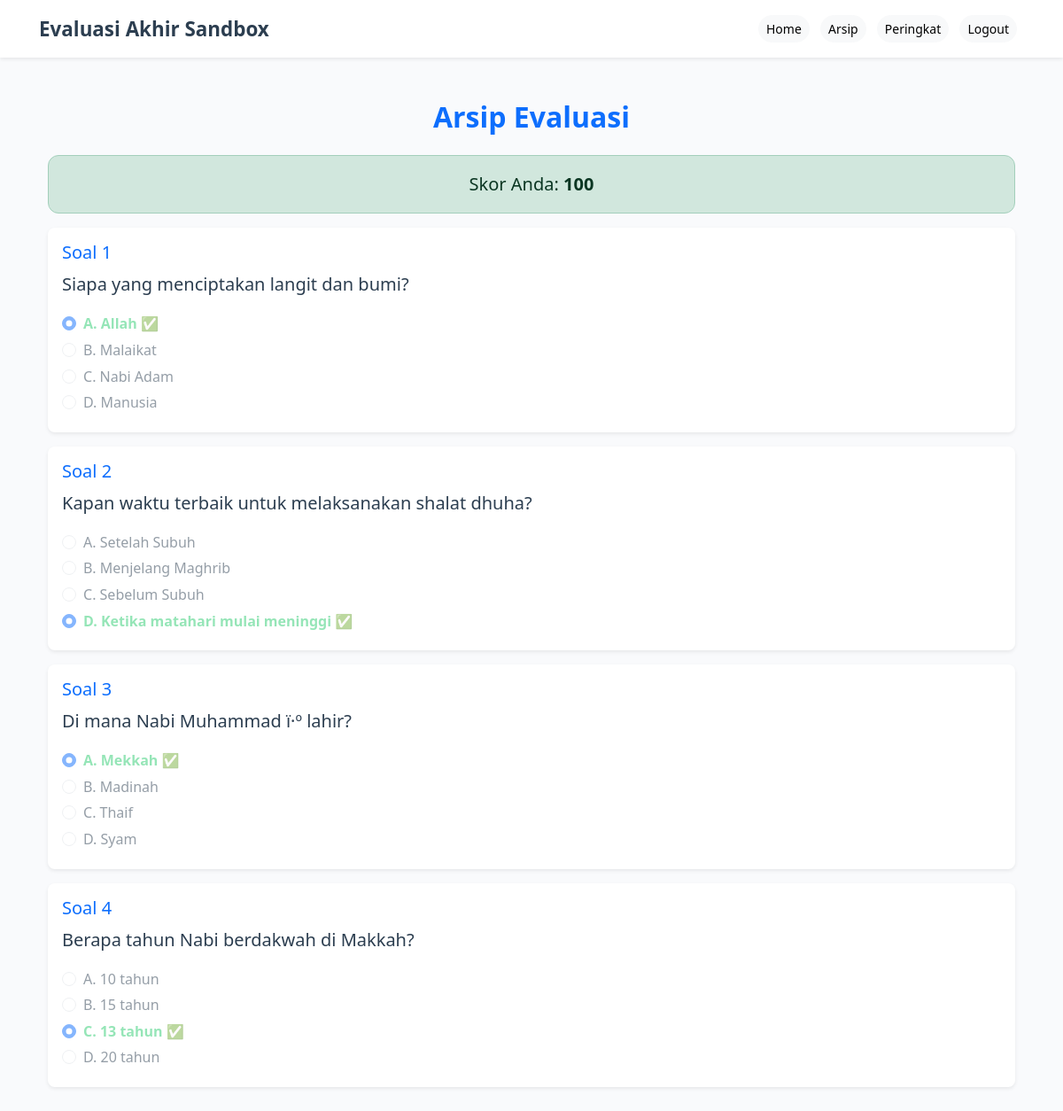
Page /eas/arsip/ (signed in) on the committed database.
### eas/models.py (models this page shows, shortened)
class Evaluasi(models.Model):
    santri = models.ForeignKey(Santri, on_delete=models.CASCADE)
    soal = models.ForeignKey(Soal, on_delete=models.CASCADE)
    jawaban_santri = models.CharField(max_length=1)
    is_correct = models.BooleanField(default=False)

class Soal(models.Model):
    teks_soal = models.TextField()
    jawaban_benar = models.CharField(max_length=1, choices=GRADE_CHOICES)

class PilihanJawaban(models.Model):
    soal = models.ForeignKey(
        Soal, on_delete=models.CASCADE, related_name='pilihan'
    )
    kode_pilihan = models.CharField(max_length=1, choices=GRADE_CHOICES)
    teks_pilihan = models.CharField(max_length=255)

### eas/views.py (the view)
# urls.py: path('arsip/', views.arsip, name='arsip'),
@login_required
def arsip(request):
    santri = Santri.objects.get(user=request.user)
    arsip_list = (
        Evaluasi.objects
        .filter(santri=santri)
        .select_related('soal')
        .prefetch_related('soal__pilihan')
    )
    benar_count = arsip_list.filter(is_correct=True).count()
    total_soal = arsip_list.count()
    skor = (benar_count / total_soal * 100) if total_soal > 0 else 0
    context = {
        'arsip_list': arsip_list,
        'benar_count': benar_count,
        'total_soal': total_soal,
        'skor': int(skor),
    }
    return render(request, 'arsip.html', context)

### templates/arsip.html (shortened to what this page needs)
{% extends 'base.html' %}
{% block content %}
<div class="container mt-4">
  <h2 class="text-center fw-bold text-primary mb-4">Arsip Evaluasi</h2>
  {% if arsip_list %}
    <div class="alert alert-success text-center fs-5">
      Skor Anda: <strong>{{ skor|floatformat:0 }}</strong>
    </div>
    {% for record in arsip_list %}
      <div class="card mb-3 shadow-sm border-0 rounded-3">
        <div class="card-body">
          <h5 class="card-title text-primary">Soal {{ forloop.counter }}</h5>
          <p class="fs-5">{{ record.soal.teks_soal }}</p>
          {% for pilihan in record.soal.pilihan.all %}
            {% with kode=pilihan.kode_pilihan user=record.jawaban_santri benar=record.soal.jawaban_benar %}
              <div class="form-check mb-1">
                <input type="radio" class="form-check-input" disabled
                       {% if kode == user %}checked{% endif %}>
                <label class="form-check-label
                    {% if kode == benar %}text-success fw-semibold
                    {% elif kode == user and user != benar %}text-danger fw-semibold
                    {% endif %}">
                  {{ kode }}. {{ pilihan.teks_pilihan }}
                  {% if kode == benar %} ✅{% endif %}
                </label>
              </div>
            {% endwith %}
          {% endfor %}
        </div>
      </div>
    {% endfor %}
  {% else %}
    <div class="alert alert-info text-center">Belum ada arsip evaluasi.</div>
  {% endif %}
</div>
{% endblock %}

### static/css/styles.css (style rules this page uses)
body { background-color: #f9fafc; color: #333; font-family: 'Poppins', 'Segoe UI', sans-serif; line-height: 1.6; overflow-x: hidden; }
.card { background-color: #fff; color: #2c3e50; border-radius: 12px; box-shadow: 0 6px 18px rgba(0,0,0,0.08); transition: all 0.3s ease; }
.form-check-label { font-size: 1rem; }
.form-check-input:disabled { cursor: not-allowed; }
.text-success { color: #2ecc71 !important; }
.alert { border-radius: 12px; font-weight: 500; }

### rows in the picture
Evaluasi: soal.teks_soal "Siapa yang menciptakan langit dan bumi?"
PilihanJawaban: kode_pilihan "A", teks_pilihan "Allah"
PilihanJawaban: kode_pilihan "B", teks_pilihan "Malaikat"
PilihanJawaban: kode_pilihan "C", teks_pilihan "Nabi Adam"
PilihanJawaban: kode_pilihan "D", teks_pilihan "Manusia"
Evaluasi: soal.teks_soal "Kapan waktu terbaik untuk melaksanakan shalat dhuha?"
PilihanJawaban: kode_pilihan "A", teks_pilihan "Setelah Subuh"
PilihanJawaban: kode_pilihan "B", teks_pilihan "Menjelang Maghrib"
PilihanJawaban: kode_pilihan "C", teks_pilihan "Sebelum Subuh"
PilihanJawaban: kode_pilihan "D", teks_pilihan "Ketika matahari mulai meninggi"
Evaluasi: soal.teks_soal "Di mana Nabi Muhammad ï·º lahir?"
PilihanJawaban: kode_pilihan "A", teks_pilihan "Mekkah"
PilihanJawaban: kode_pilihan "B", teks_pilihan "Madinah"
PilihanJawaban: kode_pilihan "C", teks_pilihan "Thaif"
PilihanJawaban: kode_pilihan "D", teks_pilihan "Syam"
Evaluasi: soal.teks_soal "Berapa tahun Nabi berdakwah di Makkah?"
PilihanJawaban: kode_pilihan "A", teks_pilihan "10 tahun"
PilihanJawaban: kode_pilihan "B", teks_pilihan "15 tahun"
PilihanJawaban: kode_pilihan "C", teks_pilihan "13 tahun"
PilihanJawaban: kode_pilihan "D", teks_pilihan "20 tahun"

### other values in the picture
{{ skor|floatformat:0 }} "100"
